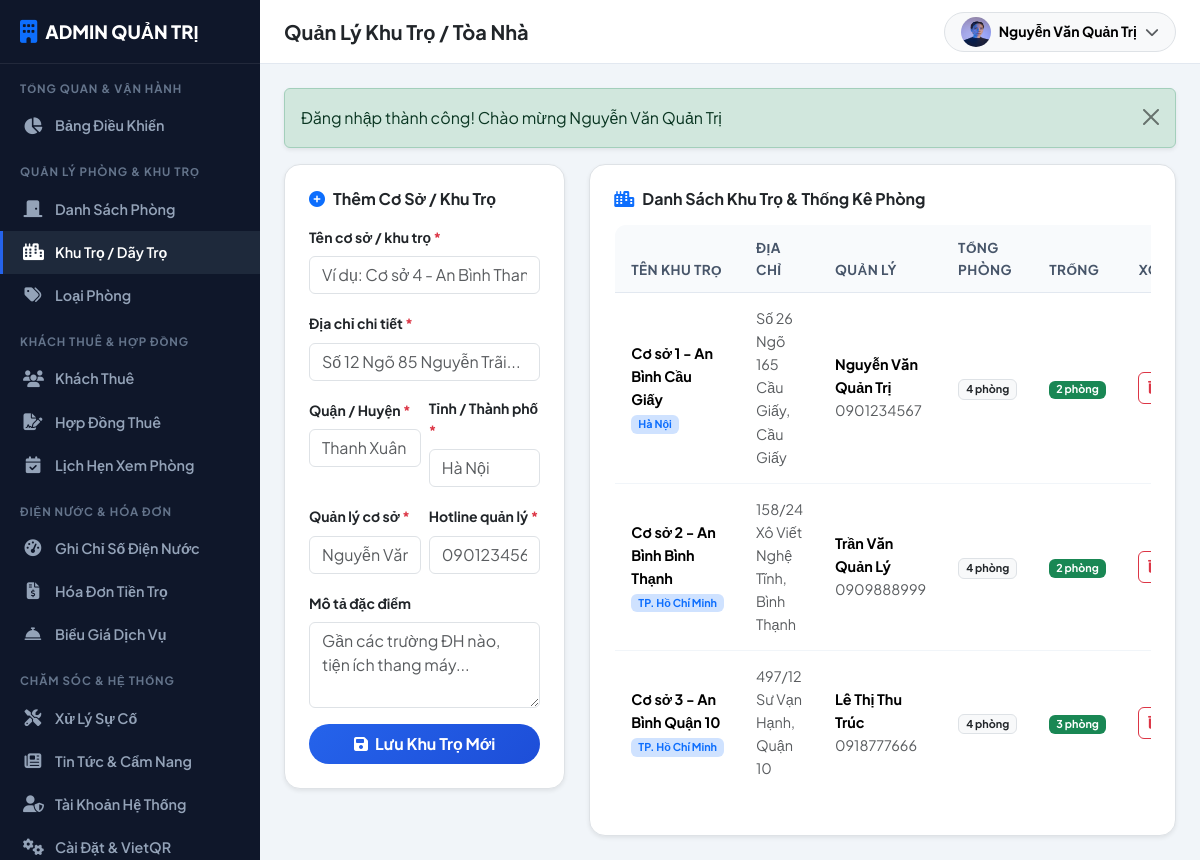
Screenshot of /admin/branches (signed in) with the database file from the repository.
### tables this page shows
CREATE TABLE `branches` (
    `id` INT AUTO_INCREMENT PRIMARY KEY,
    `name` VARCHAR(100) NOT NULL,
    `address` VARCHAR(255) NOT NULL,
    `ward` VARCHAR(100) NULL,
    `district` VARCHAR(100) NOT NULL,
    `city` VARCHAR(100) NOT NULL,
    `manager_name` VARCHAR(100) NOT NULL,
    `manager_phone` VARCHAR(20) NOT NULL,
    `description` TEXT NULL,
    `created_at` DATETIME DEFAULT CURRENT_TIMESTAMP
);

### app/controllers/AdminController.php (called while the page is built, shortened)
<?php
class AdminController extends Controller {
    public function branches(): void {
        $branchModel = $this->model('Branch');
        $data = [
            'pageTitle' => 'Quản Lý Khu Trọ / Tòa Nhà',
            'branches' => $branchModel->getAllWithRoomCount()
        ];
        $this->view('admin/branches/index', $data);
    }
}

### app/core/App.php (called while the page is built, shortened)
<?php
class App {
    protected string $method = 'index';
    public function __construct() {
        $url = $this->parseUrl();
        if (!empty($url[0])) {
            $candidateName = ucfirst($url[0]) . 'Controller';
            if (file_exists(APP_PATH . '/controllers/' . $candidateName . '.php')) {
                unset($url[0]);
            }
        }
        $controllerInstance = new $this->controllerName();
        if (!empty($url[1])) {
            $candidateMethod = $url[1];
            if (method_exists($controllerInstance, $candidateMethod)) {
                $this->method = $candidateMethod;
                unset($url[1]);
            }
        }
        $this->params = $url ? array_values($url) : [];
        call_user_func_array([$controllerInstance, $this->method], $this->params);
    }
    protected function parseUrl(): array {
        if (isset($_GET['url']) && !empty(trim($_GET['url']))) {
            return explode('/', filter_var(rtrim($_GET['url'], '/'), FILTER_SANITIZE_URL));
        }
        $requestUri = parse_url($_SERVER['REQUEST_URI'] ?? '', PHP_URL_PATH);
        $requestUri = trim($requestUri, '/');
        return explode('/', filter_var($requestUri, FILTER_SANITIZE_URL));
    }
}

### index.php (called while the page is built, shortened)
<?php
require_once APP_PATH . '/core/Database.php';
require_once APP_PATH . '/core/Model.php';
require_once APP_PATH . '/core/Controller.php';
require_once APP_PATH . '/core/Auth.php';
require_once APP_PATH . '/core/Helpers.php';
require_once APP_PATH . '/core/App.php';
$app = new App();

### app/core/Auth.php (called while the page is built, shortened)
<?php
class Auth {
    public static function user(): ?array {
        return $_SESSION['user'] ?? null;
    }
}

### app/core/Model.php (called while the page is built, shortened)
<?php
class Model {
    protected PDO $db;
    public function __construct() {
        $this->db = Database::getInstance();
    }
    public function query(string $sql, array $params = []): array {
        $stmt = $this->db->prepare($sql);
        $stmt->execute($params);
        return $stmt->fetchAll();
    }
}

### app/core/Database.php (called while the page is built, shortened)
<?php
class Database {
    private static ?PDO $instance = null;
    public static function getInstance(): PDO {
        if (self::$instance === null) {
            $dsn = "mysql:host=" . DB_HOST . ";port=" . DB_PORT . ";dbname=" . DB_NAME . ";charset=" . DB_CHARSET;
            $options = [
                PDO::ATTR_ERRMODE            => PDO::ERRMODE_EXCEPTION,
                PDO::ATTR_DEFAULT_FETCH_MODE => PDO::FETCH_ASSOC,
                PDO::ATTR_EMULATE_PREPARES   => false,
                PDO::MYSQL_ATTR_INIT_COMMAND => "SET NAMES utf8mb4 COLLATE utf8mb4_unicode_ci"
            ];
            try {
                self::$instance = new PDO($dsn, DB_USER, DB_PASS, $options);
            } catch (PDOException $e) {
                die("<h3>Lỗi kết nối Cơ sở dữ liệu:</h3> " . htmlspecialchars($e->getMessage()) .
                    "<br><br><i>Vui lòng kiểm tra file cấu hình <code>app/config/config.php</code> và đảm bảo MySQL đang chạy trong XAMPP.</i>");
            }
        }
        return self::$instance;
    }
}

### app/models/Branch.php (called while the page is built, shortened)
<?php
class Branch extends Model {
    public function getAllWithRoomCount(): array {
        $sql = "SELECT b.*, COUNT(r.id) as total_rooms,
                       SUM(CASE WHEN r.status = 'available' THEN 1 ELSE 0 END) as available_rooms,
                       SUM(CASE WHEN r.status = 'rented' THEN 1 ELSE 0 END) as rented_rooms
                FROM branches b
                LEFT JOIN rooms r ON b.id = r.branch_id
                GROUP BY b.id
                ORDER BY b.id ASC";
        return $this->query($sql);
    }
}

### app/views/admin/branches/index.php (the view, shortened to what this page needs)
<?php require_once VIEW_PATH . '/layouts/admin_header.php'; ?>
<div class="row g-4">
    <div class="col-lg-4">
        <div class="card border rounded-4 shadow-sm bg-white p-4">
            <h6 class="fw-bold mb-3"><i class="fas fa-plus-circle text-primary me-2"></i>Thêm Cơ Sở / Khu Trọ</h6>
            <form action="<?= BASE_URL ?>/admin/branches" method="POST">
                <div class="mb-3">
                    <label class="form-label small fw-bold">Tên cơ sở / khu trọ <span class="text-danger">*</span></label>
                    <input type="text" name="name" class="form-control" placeholder="Ví dụ: Cơ sở 4 - An Bình Thanh Xuân" required>
                </div>
                <div class="mb-3">
                    <label class="form-label small fw-bold">Địa chỉ chi tiết <span class="text-danger">*</span></label>
                    <input type="text" name="address" class="form-control" placeholder="Số 12 Ngõ 85 Nguyễn Trãi..." required>
                </div>
                <div class="row g-2 mb-3">
                    <div class="col-6">
                        <label class="form-label small fw-bold">Quận / Huyện <span class="text-danger">*</span></label>
                        <input type="text" name="district" class="form-control" placeholder="Thanh Xuân" required>
                    </div>
                    <div class="col-6">
                        <label class="form-label small fw-bold">Tỉnh / Thành phố <span class="text-danger">*</span></label>
                        <input type="text" name="city" class="form-control" placeholder="Hà Nội" required>
                    </div>
                </div>
                <div class="row g-2 mb-3">
                    <div class="col-6">
                        <label class="form-label small fw-bold">Quản lý cơ sở <span class="text-danger">*</span></label>
                        <input type="text" name="manager_name" class="form-control" placeholder="Nguyễn Văn A" required>
                    </div>
                    <div class="col-6">
                        <label class="form-label small fw-bold">Hotline quản lý <span class="text-danger">*</span></label>
                        <input type="text" name="manager_phone" class="form-control" placeholder="0901234567" required>
                    </div>
                </div>
                <div class="mb-3">
                    <label class="form-label small fw-bold">Mô tả đặc điểm</label>
                    <textarea name="description" rows="3" class="form-control" placeholder="Gần các trường ĐH nào, tiện ích thang máy..."></textarea>
                </div>
                <button type="submit" class="btn btn-primary-custom w-100 py-2 rounded-pill fw-bold">
                    <i class="fas fa-save me-1"></i> Lưu Khu Trọ Mới
                </button>
            </form>
        </div>
    </div>
    <div class="col-lg-8">
        <div class="card border rounded-4 shadow-sm bg-white p-4">
            <h6 class="fw-bold mb-3"><i class="fas fa-city text-primary me-2"></i>Danh Sách Khu Trọ & Thống Kê Phòng</h6>
            <div class="table-responsive">
                <table class="table admin-table align-middle">
                    <thead>
                        <tr>
                            <th>Tên khu trọ</th>
                            <th>Địa chỉ</th>
                            <th>Quản lý</th>
                            <th>Tổng phòng</th>
                            <th>Trống</th>
                            <th class="text-end">Xóa</th>
                        </tr>
                    </thead>
                    <tbody>
                        <?php foreach ($branches as $b): ?>
                            <tr>
                                <td>
                                    <strong class="d-block"><?= htmlspecialchars($b['name']) ?></strong>
                                    <span class="badge bg-primary-subtle text-primary"><?= htmlspecialchars($b['city']) ?></span>
                                </td>
                                <td class="small text-muted"><?= htmlspecialchars($b['address']) ?>, <?= htmlspecialchars($b['district']) ?></td>
                                <td class="small">
                                    <span class="d-block fw-bold"><?= htmlspecialchars($b['manager_name']) ?></span>
                                    <span class="text-muted"><?= htmlspecialchars($b['manager_phone']) ?></span>
                                </td>
                                <td><span class="badge bg-light text-dark border"><?= $b['total_rooms'] ?> phòng</span></td>
                                <td><span class="badge bg-success"><?= $b['available_rooms'] ?? 0 ?> phòng</span></td>
                                <td class="text-end">
                                    <a href="<?= BASE_URL ?>/admin/branchDelete/<?= $b['id'] ?>" class="btn btn-sm btn-outline-danger btn-action btn-confirm-delete">
                                        <i class="fas fa-trash-alt"></i>
                                    </a>
                                </td>
                            </tr>
                        <?php endforeach; ?>
                    </tbody>
                </table>
            </div>
        </div>
    </div>
</div>
<?php require_once VIEW_PATH . '/layouts/admin_footer.php'; ?>

### app/views/layouts/admin_header.php (shortened to what this page needs)
<!DOCTYPE html>
<html lang="vi">
<head>
    <link href="https://cdn.jsdelivr.net/npm/bootstrap@5.3.3/dist/css/bootstrap.min.css" rel="stylesheet">
    <link href="https://cdnjs.cloudflare.com/ajax/libs/font-awesome/6.5.2/css/all.min.css" rel="stylesheet">
    <link href="<?= BASE_URL ?>/assets/css/style.css" rel="stylesheet">
    <link href="<?= BASE_URL ?>/assets/css/admin.css" rel="stylesheet">
</head>
<body class="admin-body">
    <aside class="admin-sidebar">
        <div class="admin-sidebar-brand">
            <i class="fas fa-building text-primary me-2 fa-lg"></i>
            <span>ADMIN QUẢN TRỊ</span>
        </div>
        <div class="admin-menu-header">Tổng Quan & Vận Hành</div>
        <a href="<?= BASE_URL ?>/admin/dashboard" class="admin-nav-item <?= str_contains($_SERVER['REQUEST_URI'] ?? '', 'dashboard') ? 'active' : '' ?>">
            <i class="fas fa-chart-pie"></i> Bảng Điều Khiển
        </a>
        <div class="admin-menu-header">Quản Lý Phòng & Khu Trọ</div>
        <a href="<?= BASE_URL ?>/admin/rooms" class="admin-nav-item <?= str_contains($_SERVER['REQUEST_URI'] ?? '', 'admin/rooms') ? 'active' : '' ?>">
            <i class="fas fa-door-closed"></i> Danh Sách Phòng
        </a>
        <a href="<?= BASE_URL ?>/admin/branches" class="admin-nav-item <?= str_contains($_SERVER['REQUEST_URI'] ?? '', 'admin/branches') ? 'active' : '' ?>">
            <i class="fas fa-city"></i> Khu Trọ / Dãy Trọ
        </a>
        <a href="<?= BASE_URL ?>/admin/roomTypes" class="admin-nav-item <?= str_contains($_SERVER['REQUEST_URI'] ?? '', 'admin/roomTypes') ? 'active' : '' ?>">
            <i class="fas fa-tags"></i> Loại Phòng
        </a>
        <div class="admin-menu-header">Khách Thuê & Hợp Đồng</div>
        <a href="<?= BASE_URL ?>/admin/tenants" class="admin-nav-item <?= str_contains($_SERVER['REQUEST_URI'] ?? '', 'admin/tenants') ? 'active' : '' ?>">
            <i class="fas fa-users"></i> Khách Thuê
        </a>
        <a href="<?= BASE_URL ?>/admin/contracts" class="admin-nav-item <?= str_contains($_SERVER['REQUEST_URI'] ?? '', 'admin/contracts') ? 'active' : '' ?>">
            <i class="fas fa-file-signature"></i> Hợp Đồng Thuê
        </a>
        <a href="<?= BASE_URL ?>/admin/bookings" class="admin-nav-item <?= str_contains($_SERVER['REQUEST_URI'] ?? '', 'admin/bookings') ? 'active' : '' ?>">
            <i class="fas fa-calendar-check"></i> Lịch Hẹn Xem Phòng
        </a>
        <div class="admin-menu-header">Điện Nước & Hóa Đơn</div>
        <a href="<?= BASE_URL ?>/admin/meterReadings" class="admin-nav-item <?= str_contains($_SERVER['REQUEST_URI'] ?? '', 'admin/meterReadings') ? 'active' : '' ?>">
            <i class="fas fa-tachometer-alt"></i> Ghi Chỉ Số Điện Nước
        </a>
        <a href="<?= BASE_URL ?>/admin/invoices" class="admin-nav-item <?= str_contains($_SERVER['REQUEST_URI'] ?? '', 'admin/invoices') ? 'active' : '' ?>">
            <i class="fas fa-file-invoice-dollar"></i> Hóa Đơn Tiền Trọ
        </a>
        <a href="<?= BASE_URL ?>/admin/services" class="admin-nav-item <?= str_contains($_SERVER['REQUEST_URI'] ?? '', 'admin/services') ? 'active' : '' ?>">
            <i class="fas fa-concierge-bell"></i> Biểu Giá Dịch Vụ
        </a>
        <div class="admin-menu-header">Chăm Sóc & Hệ Thống</div>
        <a href="<?= BASE_URL ?>/admin/maintenance" class="admin-nav-item <?= str_contains($_SERVER['REQUEST_URI'] ?? '', 'admin/maintenance') ? 'active' : '' ?>">
            <i class="fas fa-tools"></i> Xử Lý Sự Cố
        </a>
        <a href="<?= BASE_URL ?>/admin/posts" class="admin-nav-item <?= str_contains($_SERVER['REQUEST_URI'] ?? '', 'admin/posts') ? 'active' : '' ?>">
            <i class="fas fa-newspaper"></i> Tin Tức & Cẩm Nang
        </a>
        <a href="<?= BASE_URL ?>/admin/users" class="admin-nav-item <?= str_contains($_SERVER['REQUEST_URI'] ?? '', 'admin/users') ? 'active' : '' ?>">
            <i class="fas fa-user-shield"></i> Tài Khoản Hệ Thống
        </a>
        <a href="<?= BASE_URL ?>/admin/settings" class="admin-nav-item <?= str_contains($_SERVER['REQUEST_URI'] ?? '', 'admin/settings') ? 'active' : '' ?>">
            <i class="fas fa-cogs"></i> Cài Đặt & VietQR
        </a>
    </aside>
    <div class="admin-wrapper">
        <header class="admin-topbar">
            <div class="d-flex align-items-center gap-3">
                <h5 class="mb-0 fw-bold text-dark"><?= htmlspecialchars($pageTitle ?? 'Quản Trị') ?></h5>
            </div>
            <div class="d-flex align-items-center gap-3">
                <div class="dropdown">
                    <button class="btn btn-light border rounded-pill px-3 py-1 d-flex align-items-center gap-2" type="button" data-bs-toggle="dropdown">
                        <img src="<?= BASE_URL ?>/assets/images/avatar-default.png" class="rounded-circle" width="30" height="30" alt="Avatar">
                        <span class="fw-bold small"><?= htmlspecialchars(Auth::user()['full_name'] ?? 'Admin') ?></span>
                        <i class="fas fa-chevron-down small text-muted"></i>
                    </button>
                </div>
            </div>
        </header>
        <main class="admin-content">
            <?= flash() ?>

### rows the page displays
branches: manager_name "Nguyễn Văn Quản Trị", name "Cơ sở 1 - An Bình Cầu Giấy", city "Hà Nội", address "Số 26 Ngõ 165 Cầu Giấy", district "Cầu Giấy", manager_phone "0901234567", total_rooms "4", available_rooms "2"
branches: name "Cơ sở 2 - An Bình Bình Thạnh", city "TP. Hồ Chí Minh", address "158/24 Xô Viết Nghệ Tĩnh", district "Bình Thạnh", manager_name "Trần Văn Quản Lý", manager_phone "0909888999", total_rooms "4", available_rooms "2"
branches: name "Cơ sở 3 - An Bình Quận 10", city "TP. Hồ Chí Minh", address "497/12 Sư Vạn Hạnh", district "Quận 10", manager_name "Lê Thị Thu Trúc", manager_phone "0918777666", total_rooms "4", available_rooms "3"

### other values shown
$pageTitle "Quản Lý Khu Trọ / Tòa Nhà"
$msg "Đăng nhập thành công! Chào mừng Nguyễn Văn Quản Trị"
